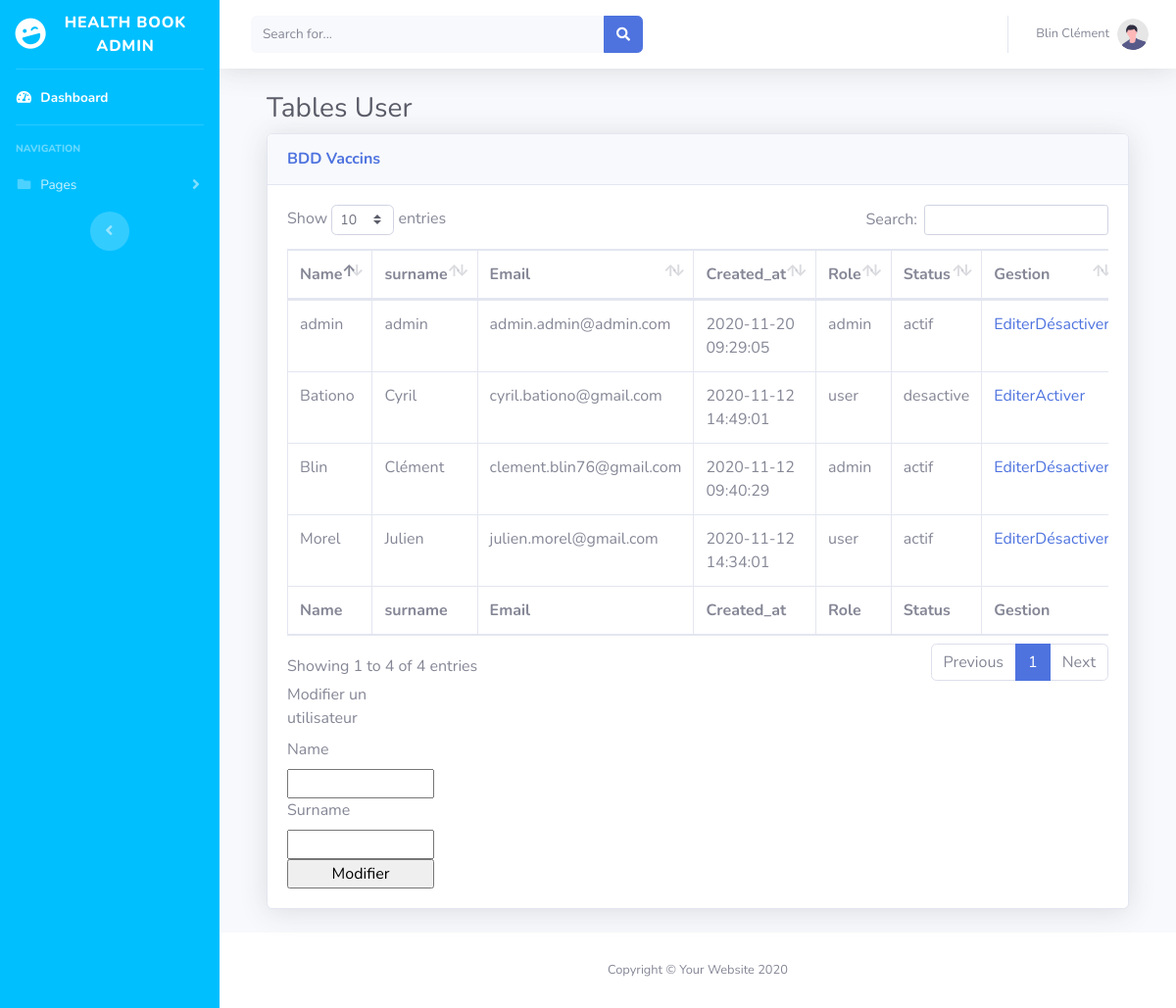
Page /admin/user.php (signed in) on the committed database.
### tables this page shows
CREATE TABLE `users` (
  `id` int(11) NOT NULL,
  `name` varchar(50) NOT NULL,
  `surname` varchar(50) NOT NULL,
  `email` varchar(200) NOT NULL,
  `created_at` datetime NOT NULL DEFAULT current_timestamp(),
  `role` varchar(15) NOT NULL DEFAULT 'user',
  `password` varchar(255) NOT NULL,
  `token` varchar(255) DEFAULT NULL,
  `datetoken` datetime DEFAULT current_timestamp(),
  `status` varchar(15) NOT NULL DEFAULT 'active'
);

### admin/user.php (the view, shortened to what this page needs)
<?php
require('../inc/pdo.php');
if(!empty($_SESSION['user']['role']) && $_SESSION['user']['role'] == 'admin') {
  $sql = "SELECT * FROM users";
  $query = $pdo->prepare($sql);
  $query->execute();
  $users = $query->fetchAll();
  $user_id = $_GET['id'];
  $sql = "SELECT * FROM users WHERE id =:user_id ";
  $query = $pdo->prepare($sql);
  $query->bindValue(':user_id',$user_id,PDO::PARAM_INT);
  $query->execute();
  $user_placeholder = $query->fetch();
} else {
  header('Location: ../index.php');
  die();
}
require('inc/header-back.php');
require('inc/navbar.php');
?>
        <div id="content-wrapper" class="d-flex flex-column">
            <div id="content">
                <nav class="navbar navbar-expand navbar-light bg-white topbar mb-4 static-top shadow">
                    <form
                        class="d-none d-sm-inline-block form-inline mr-auto ml-md-3 my-2 my-md-0 mw-100 navbar-search">
                        <div class="input-group">
                            <input type="text" class="form-control bg-light border-0 small" placeholder="Search for..."
                                aria-label="Search" aria-describedby="basic-addon2">
                            <div class="input-group-append">
                                <button class="btn btn-primary" type="button">
                                    <i class="fas fa-search fa-sm"></i>
                                </button>
                            </div>
                        </div>
                    </form>
                    <ul class="navbar-nav ml-auto">
                        <li class="nav-item dropdown no-arrow">
                            <a class="nav-link dropdown-toggle" href="#" id="userDropdown" role="button"
                                data-toggle="dropdown" aria-haspopup="true" aria-expanded="false">
                                <span class="mr-2 d-none d-lg-inline text-gray-600 small"><?php echo ucfirst(strtolower($_SESSION['user']['nom'])) . ' ' . ucfirst(strtolower($_SESSION['user']['prenom'])); ?></span>
                                <img class="img-profile rounded-circle"
                                    src="img/undraw_profile.svg">
                            </a>
                        </li>
                    </ul>
                </nav>
                <div class="container-fluid">
                    <div class="container-fluid">
                        <h1 class="h3 mb-2 text-gray-800">Tables User</h1>
                        <div class="card shadow mb-4">
                            <div class="card-header py-3">
                                <h6 class="m-0 font-weight-bold text-primary">BDD Vaccins</h6>
                            </div>
                            <div class="card-body">
                                <div class="table-responsive">
                                    <table class="table table-bordered" id="dataTable" width="100%" cellspacing="0">
                                        <thead>
                                            <tr>
                                                <th>Name</th>
                                                <th>surname</th>
                                                <th>Email</th>
                                                <th>Created_at</th>
                                                <th>Role</th>
                                                <th>Status</th>
                                                <th>Gestion</th>
                                            </tr>
                                        </thead>
                                        <tfoot>
                                            <tr>
                                              <th>Name</th>
                                              <th>surname</th>
                                              <th>Email</th>
                                              <th>Created_at</th>
                                              <th>Role</th>
                                              <th>Status</th>
                                              <th>Gestion</th>
                                            </tr>
                                        </tfoot>
                                        <tbody>
                                          <?php foreach ($users as $user) {?>
                                                  <tr>
                                                    <td><?php echo $user['name'];?></td>
                                                    <td><?php echo $user['surname'];?></td>
                                                    <td><?php echo $user['email'];?></td>
                                                    <td><?php echo $user['created_at'];?></td>
                                                    <td><?php echo $user['role'];?></td>
                                                    <td><?php echo $user['status'];?></td><?php
                                                    if (!empty($user) && $user['status'] == 'actif') {?>
                                                      <td><?php echo '<a href="user.php?id='.$user['id'].'&&tag=none">Editer</a>';
                                                                echo '<a href="user.php?id='.$user['id'].'&&tag=sup">Désactiver</a>';?> </td><?php
                                                    }elseif (!empty($user) && $user['status'] == 'desactive') {?>
                                                      <td><?php echo '<a href="user.php?id='.$user['id'].'&&tag=none">Editer</a>';
                                                                echo '<a href="user.php?id='.$user['id'].'&&tag=add">Activer</a>';?></td><?php
                                                      }
                                                      ?>
                                                  </tr><?php
                                                }?>
                                        </tbody>
                                    </table>
                                </div>
                                <div class="form-users">
                                  <form class="form-user" action="" method="post">
                                      <label for="">Modifier un utilisateur</label>
                                      <label for="name">Name</label>
                                      <input id="name-edit" type="text" name="name-edit" value="<?php if(!empty($_POST['name'])){echo $_POST['name'];} else { echo $user_placeholder['name']; } ?>">
                                      <label for="surname-edit">Surname</label>
                                      <input id="surname-edit" type="text" name="surname-edit" value="<?php if(!empty($_POST['description'])){echo $_POST['description'];} else { echo $user_placeholder['surname']; } ?>">
                                      <input type="submit" name="submited" value="Modifier">
                                  </form>
                            </div>
                        </div>
                    </div>
                </div>
                </div>
            </div>
        <?php require('inc/footer-back.php');?>

### rows in the picture
users: name "Blin", surname "Clément", email "clement.blin76@gmail.com", created_at "2020-11-12 09:40:29", role "admin", status "actif"
users: name "Morel", surname "Julien", email "julien.morel@gmail.com", created_at "2020-11-12 14:34:01", role "user", status "actif"
users: name "Bationo", surname "Cyril", email "cyril.bationo@gmail.com", created_at "2020-11-12 14:49:01", role "user", status "desactive"
users: name "admin", surname "admin", email "admin.admin@admin.com", created_at "2020-11-20 09:29:05", role "admin", status "actif"

### other values in the picture
$_SESSION['user']['nom'] "Blin"
$_SESSION['user']['prenom'] "Clément"
